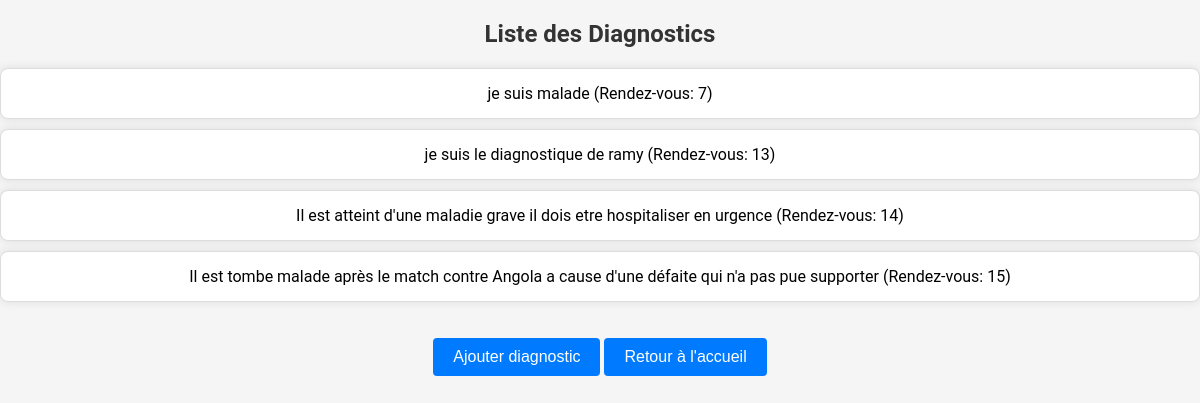
The page /liste_diagnostics/ on the database its author committed.
### app1/models.py (models this page shows, shortened)
class Diagnostic(models.Model) :
    Num_Diag = models.AutoField(primary_key=True)
    Desc_diag = models.CharField(max_length = 1000)
    Num_rendezvous = models.OneToOneField(RendezVous,on_delete = models.CASCADE)

class RendezVous(models.Model) :
    Num_rdv = models.AutoField(primary_key=True)
    Date_rdv = models.DateTimeField()
    salle = models.ForeignKey('Salle', on_delete=models.CASCADE)
    Num_Patient = models.ForeignKey(Patient,on_delete = models.CASCADE)
    Num_Medecin = models.ForeignKey(Medecin,on_delete = models.CASCADE)
    choix_departement = [
        ('Card','Cardiology'),
        ('Neuro','Neurology'),
        ('Urol','Urology'),
        ('Rheum','Rheumatology'),
        ('ENT','Ear, Nose, and Throat'),
    ]
    departement = models.CharField(max_length = 50, choices = choix_departement)

### app1/views.py (the view)
# urls.py: path('liste_diagnostics/', liste_diagnostics, name='liste_diagnostic'),
def liste_diagnostics(request):
    diagnostics = Diagnostic.objects.all()
    return render(request, 'liste_diagnostics.html', {'diagnostics': diagnostics})

### app1/templates/liste_diagnostics.html (shortened to what this page needs)
<!DOCTYPE html>
{% load static %}
<html lang="en">
<head>
    <link href="{% static 'css/stylelistDiagno.css' %}" rel="stylesheet" />
</head>
<body>
{% block content %}
    <h2>Liste des Diagnostics</h2>
    <ul>
        {% for diagnostic in diagnostics %}
            <li>{{ diagnostic.Desc_diag }} (Rendez-vous: {{ diagnostic.Num_rendezvous.Num_rdv }})</li>
        {% endfor %}
    </ul>
{% endblock %}
<a href="{% url 'ajouter_diagnostic' %}"><button>Ajouter diagnostic</button></a>
<a href="{% url 'Home' %}"><button>Retour à l'accueil</button></a>
</body>
</html>

### app1/static/css/stylelistDiagno.css (style rules this page uses)
body { font-family: 'Roboto', sans-serif; background-color: #f5f5f5; margin: 0; padding: 0; box-sizing: border-box; text-align: center; }
h2 { color: #333; margin-top: 20px; }
ul { list-style: none; padding: 0; }
li { background-color: #fff; border: 1px solid #ddd; border-radius: 8px; margin-bottom: 10px; padding: 15px; box-shadow: 0 0 10px rgba(0, 0, 0, 0.1); }
button { background-color: #007bff; color: #fff; padding: 10px 20px; border: none; border-radius: 4px; cursor: pointer; font-size: 16px; margin-top: 20px; }

### rows shown on the page
Diagnostic: Desc_diag "je suis malade", Num_rendezvous.Num_rdv "7"
Diagnostic: Desc_diag "je suis le diagnostique de ramy", Num_rendezvous.Num_rdv "13"
Diagnostic: Desc_diag "Il est atteint d'une maladie grave il dois etre hospitaliser en urgence", Num_rendezvous.Num_rdv "14"
Diagnostic: Desc_diag "Il est tombe malade après le match contre Angola a cause d'une défaite qui n'a pas pue supporter", Num_rendezvous.Num_rdv "15"
